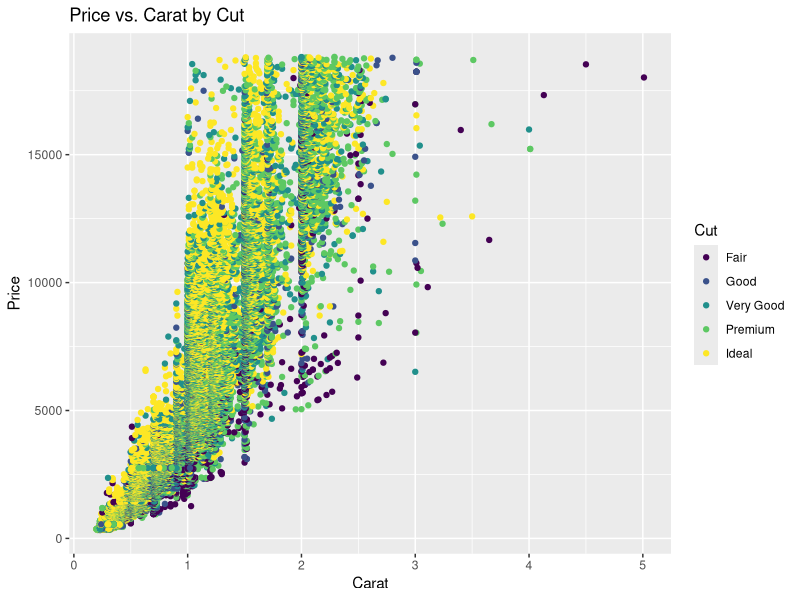

The R source for this figure: (Note: this script raises an error after producing the figure.)
## ---- chunk 1
knitr::opts_chunk$set(warning = F, 
                      message = F)

# Set dpi and height for images
knitr::opts_chunk$set(dpi = 100) 
## ---- chunk 2
library(tidyverse)
## ---- chunk 3
ggplot(data = diamonds, aes(x = carat, y = price, color = cut)) +
  geom_point() + 
  labs(x = "Carat",
       y = "Price",
       color = "Cut",
       title = "Price vs. Carat by Cut") 
## ---- chunk 4
knitr::include_graphics("img/ggplot2-part-of-tidyverse.png")
## ---- chunk 5
knitr::include_graphics("img/gg-layers.png")
## ---- chunk 6
knitr::include_graphics("img/diamonds.jpg")
## ---- chunk 7

## ---- chunk 8
ggplot(data = diamonds, aes(x = carat, y = price)) +
  geom_point() + 
  labs(x = "Carat",
       y = "Price",
       title = "Price vs. Carat")
## ---- chunk 9
ggplot(data = diamonds, aes(x = carat, y = price, color = cut)) +
  geom_point() + 
  labs(x = "Carat",
       y = "Price",
       title = "Price vs. Carat by Cut")
## ---- chunk 10
ggplot(data = diamonds, aes(x = carat, y = price)) +
  geom_point(color = "purple") + 
  labs(x = "Carat",
       y = "Price",
       title = "Price vs. Carat")
